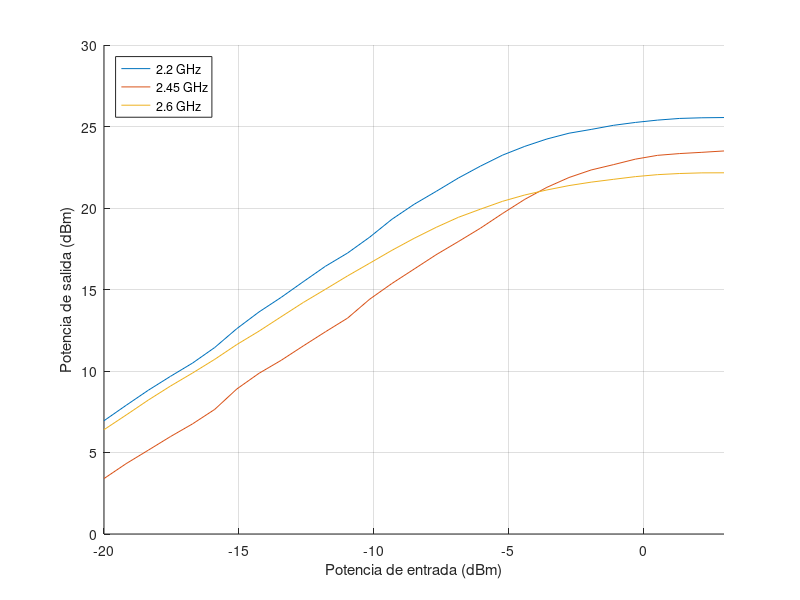
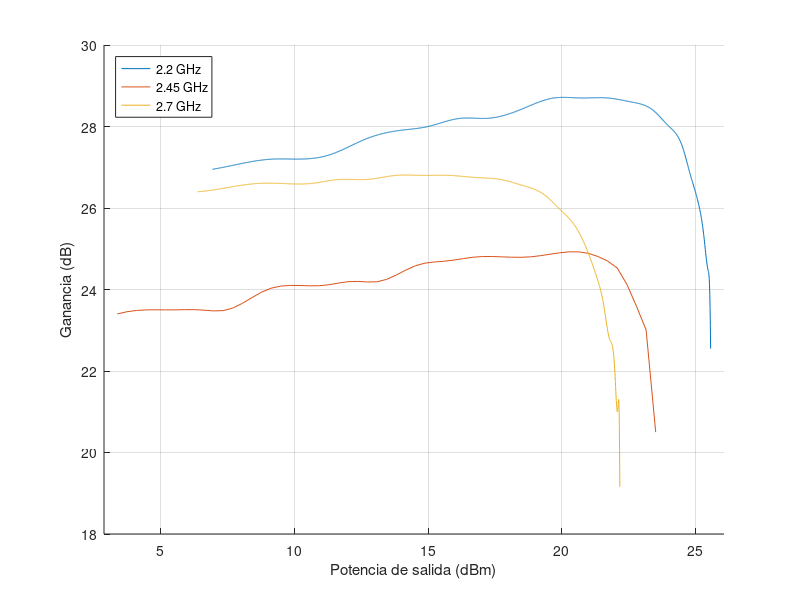
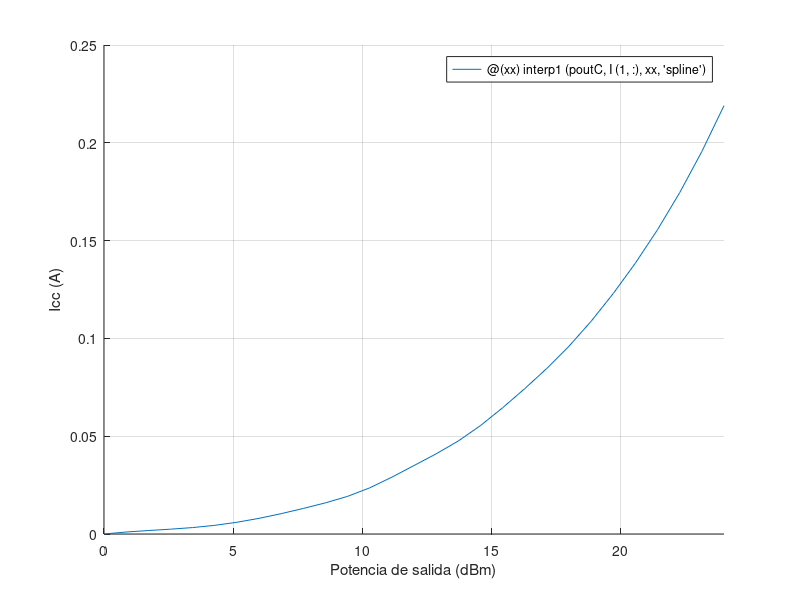

The MATLAB source for these figures, in order:
close all

pin=-20:3; %dBm
f22=[6.95 8.1 9.2 10.2 11.3 12.7 13.9 15 16.2 17.2 18.4 19.7 20.7 21.7 22.6 23.4 24 24.5 24.8 25.1 25.3 25.46 25.53 25.55];
f245=[3.4 4.5 5.5 6.5 7.5 9 10.1 11.1 12.2 13.2 14.6 15.7 16.8 17.8 18.8 19.9 20.9 21.7 22.3 22.7 23.1 23.3 23.4 23.5];
f27=[6.4 7.5 8.6 9.6 10.6 11.7 12.7 13.8 14.8 15.8 16.75 17.7 18.55 19.33 19.95 20.525 20.95 21.3 21.57 21.78 21.975 22.09 22.15 22.16];

figure
hold on
z=@(xx) interp1(pin,f22,xx,'spline');
fplot(z,[pin(1),pin(end)])
z=@(xx) interp1(pin,f245,xx,'spline');
fplot(z,[pin(1),pin(end)])
z=@(xx) interp1(pin,f27,xx,'spline');
fplot(z,[pin(1),pin(end)])
xlabel('Potencia de entrada (dBm)');
ylabel('Potencia de salida (dBm)');
xlim([pin(1) pin(end)]);
grid on
legend('2.2 GHz','2.45 GHz','2.6 GHz','Location','northwest')
saveas(gcf,'PA_Po_vs_Pin','fig');
hold off

gain = zeros(3,length(pin));
gain(1,:) = f22 - pin;
gain(2,:) = f245 - pin;
gain(3,:) = f27 - pin;

pout = zeros(3,length(pin));
pout(1,:)=f22;
pout(2,:)=f245;
pout(3,:)=f27;

figure
hold on
z=@(xx) interp1(f22,gain(1,:),xx,'spline');
fplot(z,[f22(1),f22(end)])

z=@(xx) interp1(f245,gain(2,:),xx,'spline');
fplot(z,[f245(1),f245(end)])
z=@(xx) interp1(f27,gain(3,:),xx,'spline');
fplot(z,[f27(1),f27(end)])
ylabel('Ganancia (dB)');
xlabel('Potencia de salida (dBm)');
grid on
legend('2.2 GHz','2.45 GHz','2.7 GHz','Location','northwest')
xlim([min(min(pout))-0.5,max(max(pout)) + 0.5]);
saveas(gcf,'PA_Gain_vs_Pout','fig');
hold off

% Consumo
I = [0.259 0.261 0.263 0.267 0.273 0.281 0.294 0.309 0.330 0.355 0.387 0.427 0.478];
I = I - I(1);
poutC = 0:2:25;

figure
hold on
z=@(xx) interp1(poutC,I(1,:),xx,'spline');
fplot(z,[poutC(1),poutC(end)])
ylabel('Icc (A)');
xlabel('Potencia de salida (dBm)');
grid on
saveas(gcf,'Consumo_PA','fig');
